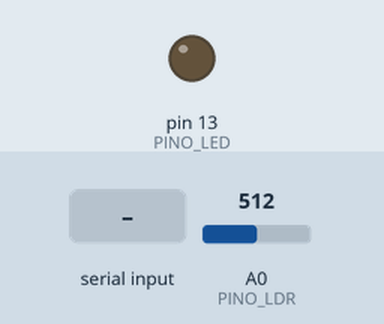
A sketch run on a simulated Arduino Uno, built with avr-gcc and run on an emulated ATmega328P. Shown: output pins drawn as LEDs (lit = HIGH). The inputs (shaded band) are chosen by the test bench; at power-on: A0 (PINO_LDR) = 512. What the sketch prints to the serial monitor is not drawn.

Above: at 1.2 s.
1.3 s: "1" received over Serial
At 2.1 s:
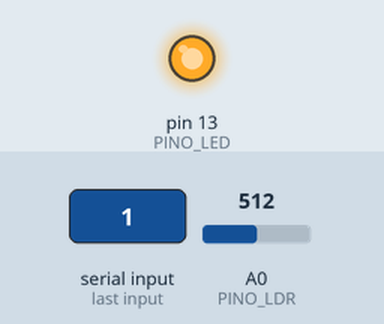
2.8 s: "0" received over Serial
At 3.4 s:
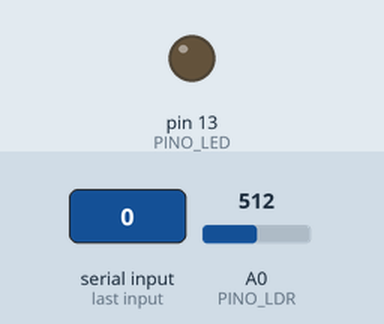
Timing chart, 0 to 5.8 s (numbered marks = the images above; inputs shaded):
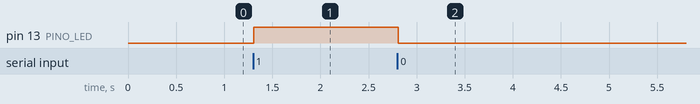

Measured:
- after the input at 1.3 s, pin 13 (PINO_LED): LOW → HIGH at once
- after the input at 2.8 s, pin 13 (PINO_LED): HIGH → LOW at once

The sketch:

atividade1.ino
```cpp
/* =====================================================================
   Aula de Robótica — Sketch da ATIVIDADE 1 (LED + LDR)
   ---------------------------------------------------------------------
   Carregue este programa no Arduino UMA vez, no começo da Atividade 1.
   Ele serve para as três partes (o circuito vai crescendo, mas o
   programa é o mesmo).

   O que ele faz:
     1) LÊ o sensor de luz (LDR) no pino A0 e ENVIA pela Serial (USB),
        no formato JSON:   {"ldr":512}
     2) RECEBE comandos para o LED no pino 13 (na protoboard):
            '1'  -> acende o LED
            '0'  -> apaga o LED

   Na PARTE 1 montamos o LED no pino 13; a página ignora o valor do LDR.
   A partir da PARTE 2 o LDR entra no circuito.

   PINAGEM:
     LED ...... pino 13 (na protoboard, com resistor; o pino 13 tambem tem o LED embutido)
     LDR ...... A0      (divisor de tensão com resistor de 10k)
   ===================================================================== */

const int PINO_LED = 13;   // LED na protoboard (o pino 13 tambem tem o LED embutido)
const int PINO_LDR = A0;   // sensor de luz

void setup() {
  Serial.begin(9600);
  pinMode(PINO_LED, OUTPUT);
}

void loop() {
  // 1) Lê o LDR e envia como JSON
  int luz = analogRead(PINO_LDR);
  Serial.print("{\"ldr\":");
  Serial.print(luz);
  Serial.println("}");

  // 2) Recebe comando do LED (lê tudo o que chegou)
  while (Serial.available() > 0) {
    char comando = Serial.read();
    if (comando == '1') digitalWrite(PINO_LED, HIGH);
    if (comando == '0') digitalWrite(PINO_LED, LOW);
  }

  delay(100);  // ~10 envios por segundo
}
```
